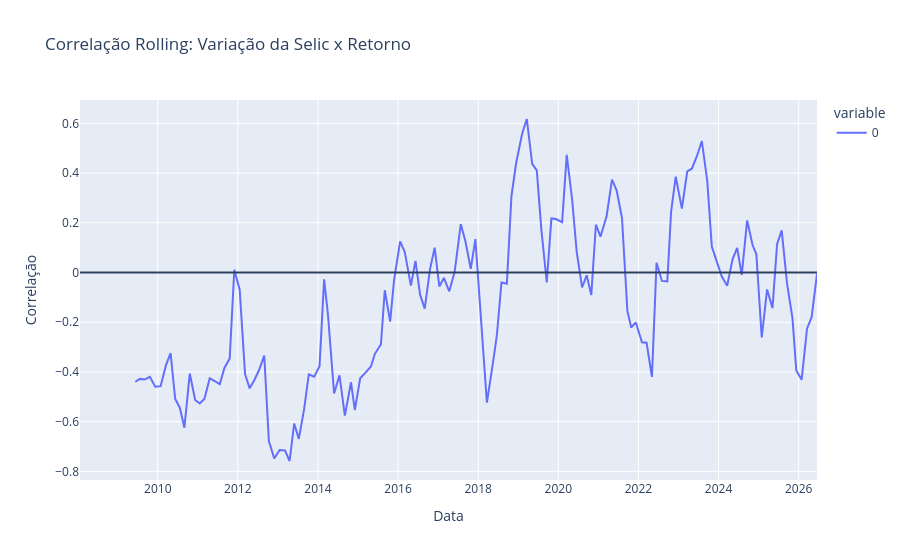

The notebook cell this image was saved under:
### Code cell
rolling_corr = (
    df["Selic_variacao"]
    .rolling(window=12)
    .corr(df["Retorno"])
)

fig = px.line(
    rolling_corr,
    title="Correlação Rolling: Variação da Selic x Retorno",
    labels={
        "value": "Correlação",
        "Date": "Data"
    }
)

fig.add_hline(y=0)

fig.show()

### Figure 1 — Plotly figure (JSON) as saved in the notebook; plotly's stock layout.template omitted (floating-point values rounded to 4 significant figures; data arrays with more than 128 entries replaced by an {"elided": "..."} marker saying what was removed)
{"data": [{"hovertemplate": "variable=0<br>Data=%{x}<br>Correlação=%{y}<extra></extra>", "legendgroup": "0", "line": {"color": "#636efa", "dash": "solid"}, "marker": {"symbol": "circle"}, "mode": "lines", "name": "0", "orientation": "v", "showlegend": true, "type": "scatter", "x": {"elided": "148 str values"}, "xaxis": "x", "y": {"elided": "148 float values"}, "yaxis": "y"}], "layout": {"legend": {"title": {"text": "variable"}, "tracegroupgap": 0}, "shapes": [{"type": "line", "x0": 0, "x1": 1, "xref": "x domain", "y0": 0, "y1": 0, "yref": "y"}], "title": {"text": "Correlação Rolling: Variação da Selic x Retorno"}, "xaxis": {"anchor": "y", "domain": [0, 1], "title": {"text": "Data"}}, "yaxis": {"anchor": "x", "domain": [0, 1], "title": {"text": "Correlação"}}}}
